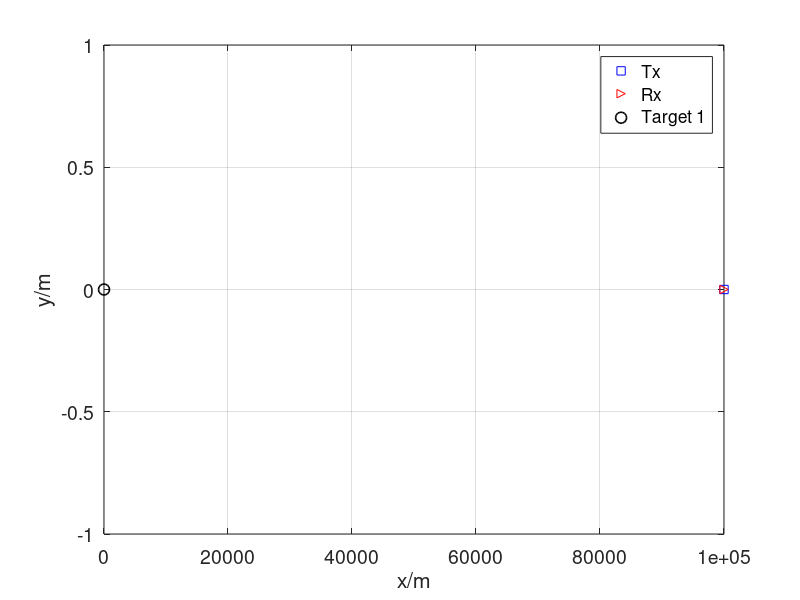
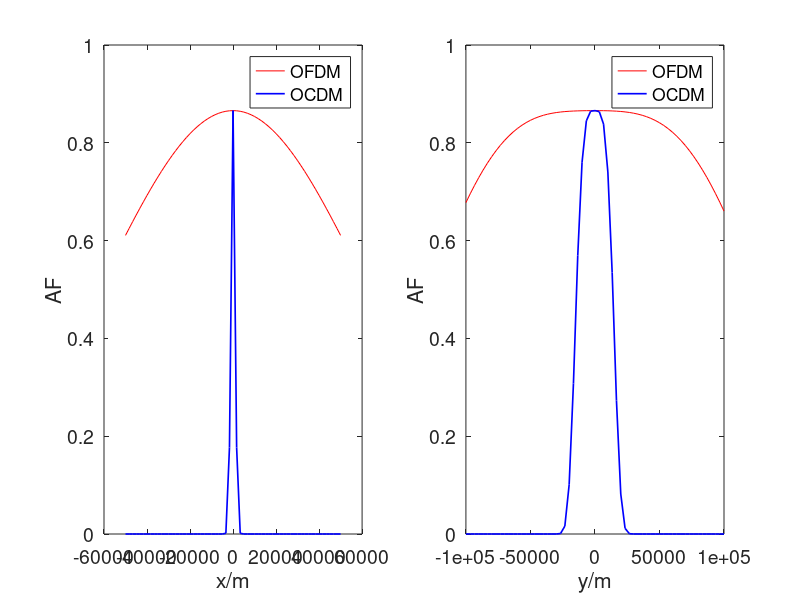

Recreate these plots in MATLAB, in order.
clearvars
close all
%%
numTr = 1;% Number of transmitters
numRe = 1;% Number of transmitters
radius = 1e4;
azimuth_Tr = [45 35 25 15]; 
azimuth_Re = [-45 -35 -25 -5];
p_tar = [0,0;0,0].';
% v_tar = [4,5].';
v_tar = [5,5;4,5].';
p_tx = [1e5,0].';
p_rx = p_tx;
% load('p_tx_wide.mat','p_tx')
% load('p_rx_wide.mat','p_rx')
% p_tx = p_tx(:,1:numTr);
% p_rx = p_rx(:,1:numRe);
% p_tx = radius*[cosd(azimuth_Tr);sind(azimuth_Tr)];
% p_rx = radius*[cosd(azimuth_Re);sind(azimuth_Re)];
%%
figure
plot(p_tx(1,:),p_tx(2,:),'bs',p_rx(1,:),p_rx(2,:),'r>',p_tar(1,1),p_tar(2,1),'ko',...
   'MarkerSize',8,'LineWidth',1.2)
xlabel('x/m')
ylabel('y/m')
ax=gca;
set(ax,'FontSize',14);
legend('Tx','Rx','Target 1')
grid on
grid on
%%
rng(2)
Num_Mont = 1200;
c = 3e8;
f_c = 3e9; % carrier frequency
lambda = c/f_c;
transmission_energy = 1; %w
T = 1e-3; % duration of transmitted waveform
M = 10; % number of durations of sampling
Num_chirp = 64; % number of chirps
sampling_time = 2*M*T;
SNRdB = 0;% dB
NSR = 1/10^(SNRdB/10);
load('RCS.mat','RCS')
RCS = RCS(1:numTr,1:numRe);
% RCS = sqrt(1/2)*(randn(numTr,numRe)+1j*randn(numTr,numRe));
p_noise = transmission_energy*NSR; % NO T?
delta_f = 1/T;
fs =2e3/T;
%%
Num_Tar = 1;
RCS_MT = zeros(numTr,numRe,Num_Tar);
Delay = zeros(numTr,numRe,Num_Tar);
Doppler = zeros(numTr,numRe,Num_Tar);
% parpool(16)
% c = parcluster('local'); % build the 'local' cluster object
% nw = c.NumWorkers        % get the number of workers
for i_q = 1:Num_Tar
    dis_tx_tar=sqrt(sum((p_tx-p_tar(:,i_q)).^2));
    dis_rx_tar=sqrt(sum((p_rx-p_tar(:,i_q)).^2));
    delay_tx_tar = dis_tx_tar/c;
    delay_rx_tar = dis_rx_tar/c;
    Delay(:,:,i_q) = delay_tx_tar.' + delay_rx_tar;
%     Delay = repmat(delay_tx_tar.',1, numRe)+repmat(delay_rx_tar,  numTr,1);
    Doppler_tx = -1/lambda*(v_tar(:,i_q).'*(p_tar(:,i_q)-p_tx)./dis_tx_tar);
    Doppler_rx = -1/lambda*(v_tar(:,i_q).'*(p_tar(:,i_q)-p_rx)./dis_rx_tar);
    Doppler(:,:,i_q) = Doppler_tx.' + Doppler_rx;
%     Doppler = repmat(Doppler_tx.',1, numRe)+repmat(Doppler_rx,  numTr,1);
end

t = (-sampling_time/2:1/fs:sampling_time/2-1/fs).';
% t = (0:1/fs:sampling_time).';
Num_sample = length(t);
% transmit_signal = zeros(Num_sample,numTr);
% for n=1:numTr
%     transmit_signal(:,n) = (2/T^2)^(1/4)*exp(-pi*t.^2/T^2).*...
%         exp(1j*pi*Num_chirp/T^2*(t-(n-1)/Num_chirp*T).^2);
% end
%% MLE
tic
rng('shuffle')
received_signal_unit = zeros(Num_sample,  numTr, numRe);
NumSamp_delay = round(Delay*fs);
% received signal
for n = 1:  numTr
    for k = 1: numRe
        for q = 1:Num_Tar
%             received_signal_unit(:,n,k) = ...
%                 (2/T^2)^(1/4)*exp(-pi*(t-Delay(n,k,q)).^2/T^2)...
%                 .*exp(1j*pi*Num_chirp/T^2*...
%                 (t-(n-1)/Num_chirp*T-Delay(n,k,q)).^2).*...
%                 exp(1j*2*pi*Doppler(n,k,q)*t); % OCDM
            received_signal_unit(:,n,k) = received_signal_unit(:,n,k) ...
                + (2/T^2)^(1/4)*exp(-pi*(t-Delay(n,k,q)).^2/T^2)...
                .*exp(1j*2*pi*n*delta_f*(t-Delay(n,k,q))).*...
                exp(1j*2*pi*Doppler(n,k,q)*t); % OFDM

%             received_signal_unit(:,n,k) = ...
%                 (2/T^2)^(1/4).*cosd(pi*Num_chirp/T^2*...
%                 (t-(n-1)/Num_chirp*T-Delay(n,k,q)).^2); % OCDM
%             received_signal_unit(:,n,k) = received_signal_unit(:,n,k) ...
%                 + (2/T^2)^(1/4).*cosd(2*pi*n*delta_f*(t-Delay(n,k,q))); % OFDM


%             received_signal(:,n,k) = awgn(received_signal(:,n,k),SNRdB,'measured');
        end
%         received_signal(:,n,k) = received_signal(:,n,k)+noise_mat(:,n,k);
    end
end
%%
Num_search = 30;
p_tar = [0,0;0,0].';
% v_tar = [4,5].';
v_tar = [5,5;4,5].';
%     x_trust = round(2*sqrt(8.8985e+05*NSR));
%     y_trust = round(2*sqrt(8.3939e+05*NSR));
%     vx_trust = 2*sqrt(3.5244*NSR);
%     vy_trust = 2*sqrt(3.7522*NSR);
% x_trust = 3.2*sqrt(4.5228e3*NSR);
% y_trust = 3.2*sqrt(2.5106e4*NSR);
% vx_trust = 3.2*sqrt(0.6108*NSR);
% vy_trust = 3.2*sqrt(0.5901*NSR);
% x_trust = 3.2*sqrt(27.6724*NSR);
% y_trust = 3.2*sqrt(25.5569*NSR);
% vx_trust = 3.2*sqrt(0.0045*NSR);
% vy_trust = 3.2*sqrt(0.0065*NSR);
x_trust = 5e4;
y_trust = 1e5;
vx_trust = 10;
vy_trust = 10;
x_search = -x_trust+p_tar(1,1):x_trust/Num_search:x_trust+p_tar(1,1);
y_search = -y_trust+p_tar(2,1):y_trust/Num_search:y_trust+p_tar(2,1);
vx_search = -vx_trust+v_tar(1,1):vx_trust/Num_search:vx_trust+v_tar(1,1);
vy_search = -vy_trust+v_tar(2,1):vy_trust/Num_search:vy_trust+v_tar(2,1);
len_x = length(x_search);
len_y = length(y_search);
len_vx = length(vx_search);
len_vy = length(vy_search);
%%
AF = zeros(len_x,len_y,len_vx,len_vy);
for i_x = 1:len_x
        i_x
    for i_y = 1:len_y
            i_y
        for i_vx = 31
%                 i_vx
            for i_vy = 31
                dis_tx_tar=sqrt(sum((p_tx-[x_search(i_x);y_search(i_y)]).^2));
                dis_rx_tar=sqrt(sum((p_rx-[x_search(i_x);y_search(i_y)]).^2));
                delay_tx_tar = dis_tx_tar/c;
                delay_rx_tar = dis_rx_tar/c;
                Delay_search = delay_tx_tar.' + delay_rx_tar;
%                     Delay_search = repmat(delay_tx_tar.',1, numRe)+repmat(delay_rx_tar,  numTr,1);
%                     NumSamp_delay = round(Delay_search*fs);
                Doppler_tx = -1/lambda*([vx_search(i_vx);vy_search(i_vy)].'...
                    *([x_search(i_x);y_search(i_y)]-p_tx)...
                    ./dis_tx_tar);
                Doppler_rx = -1/lambda*([vx_search(i_vx);vy_search(i_vy)].'...
                    *([x_search(i_x);y_search(i_y)]-p_rx)...
                    ./dis_rx_tar);
                Doppler_search = Doppler_tx.' + Doppler_rx;
%                     Doppler_search = repmat(Doppler_tx.',1, numRe)+...
%                         repmat(Doppler_rx,  numTr,1);
                sig_search = zeros(Num_sample,  numTr, numRe);
                for n=1:  numTr
                    for k=1: numRe
%                         sig_search(:,n,k) = ...
%                             (2/T^2)^(1/4)*exp(-pi*(t-Delay_search(n,k)).^2/T^2).*exp(1j*pi*Num_chirp/T^2*...
%                             (t-(n-1)/Num_chirp*T-Delay_search(n,k)).^2).*...
%                             exp(1j*2*pi*Doppler_search(n,k)*t); % OCDM
                        sig_search(:,n,k) = ...
                            (2/T^2)^(1/4)*exp(-pi*(t-Delay_search(n,k)).^2/T^2)...
                            .*exp(1j*2*pi*n*delta_f*(t-Delay_search(n,k))).*...
                            exp(1j*2*pi*Doppler_search(n,k)*t); % OFDM
%                         sig_search(:,n,k) = ...
%                             (2/T^2)^(1/4).*cosd(pi*Num_chirp/T^2*...
%                             (t-(n-1)/Num_chirp*T-Delay_search(n,k)).^2); % OCDM
%                         sig_search(:,n,k) = ...
%                             (2/T^2)^(1/4).*cosd(2*pi*n*delta_f*(t-Delay_search(n,k))); % OFDM
                        AF(i_x,i_y,i_vx,i_vy) = AF(i_x,i_y,i_vx,i_vy)+...
                            abs(RCS(n,k)*received_signal_unit(:,n,k)'*sig_search(:,n,k))^2/fs^2;
                    end
                end
            end
        end
    end
end
[AF_max, index] = max(AF(:));
[ind_x,ind_y,ind_vx,ind_vy] = ind2sub(size(AF), index);
x_est = x_search(ind_x);
y_est = y_search(ind_y);
vx_est = vx_search(ind_vx);
vy_est = vy_search(ind_vy);
%     disp(['complete',num2str(i_Mont)])
toc
%%
Value_estimate = [x_est,y_est,vx_est,vy_est];
AF_OFDM = AF;
save('data\AF_OFDM_Monostatic.mat','AF_OFDM')
% save('data\MSE0dB_1kHz_MT.mat','MSE')
%%
load('data/AF_OFDM_bistatic.mat','AF_OFDM') 
load('data/AF_OCDM_bistatic.mat','AF_OCDM')
% 
figure
subplot(1, 2, 1);
plot(x_search,AF_OFDM(:,31,31,31),'r',x_search,AF_OCDM(:,31,31,31),'b','LineWidth',1.2)
xlabel('x/m')
ylabel('AF')
% xlim([-30 5])
% ylim([1e-6 1e5+1000])
ax=gca;
set(ax,'FontSize',14);
legend('OFDM','OCDM')
subplot(1, 2, 2);
plot(y_search,AF_OFDM(31,:,31,31),'r',y_search,AF_OCDM(31,:,31,31),'b','LineWidth',1.2)
xlabel('y/m')
ylabel('AF')
% xlim([-30 5])
% ylim([1e-6 1e5+1000])
ax=gca;
set(ax,'FontSize',14);
legend('OFDM','OCDM')
% subplot(2, 2, 3);
% plot(vx_search,squeeze(AF_OFDM(16,16,:,16)),'r',vx_search,squeeze(AF_OCDM(16,16,:,16)),'b')
% subplot(2, 2, 4);
% plot(vy_search,squeeze(AF_OFDM(16,16,16,:)),'r',vy_search,squeeze(AF_OCDM(16,16,16,:)),'b')

% figure
% subplot(2, 2, 1);
% plot(x_search,AF_OFDM_t(:,16,16,16),'r',x_search,AF_OCDM_t(:,16,16,16),'b')
% subplot(2, 2, 2);
% plot(y_search,AF_OFDM_t(16,:,16,16),'r',y_search,AF_OCDM_t(16,:,16,16),'b')
% subplot(2, 2, 3);
% plot(vx_search,squeeze(AF_OFDM_t(16,16,:,16)),'r',vx_search,squeeze(AF_OCDM_t(16,16,:,16)),'b')
% subplot(2, 2, 4);
% plot(vy_search,squeeze(AF_OFDM_t(16,16,16,:)),'r',vy_search,squeeze(AF_OCDM_t(16,16,16,:)),'b')
